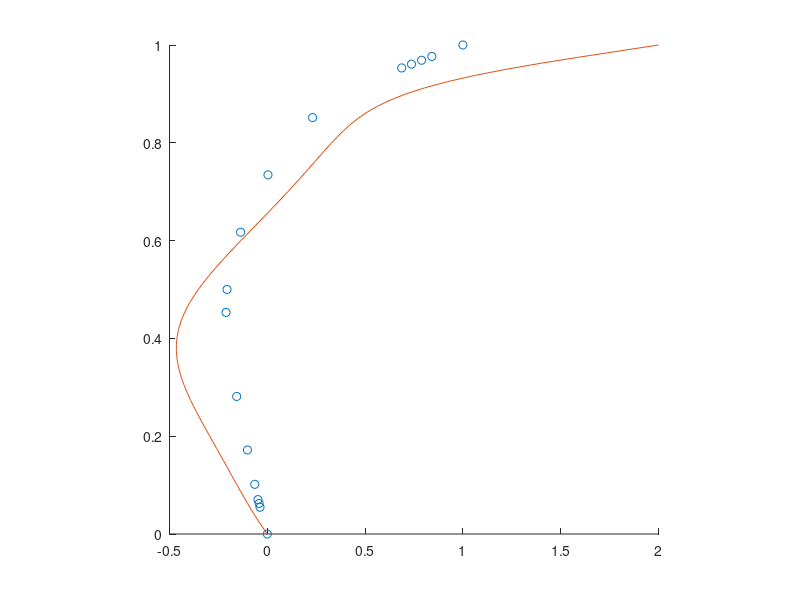
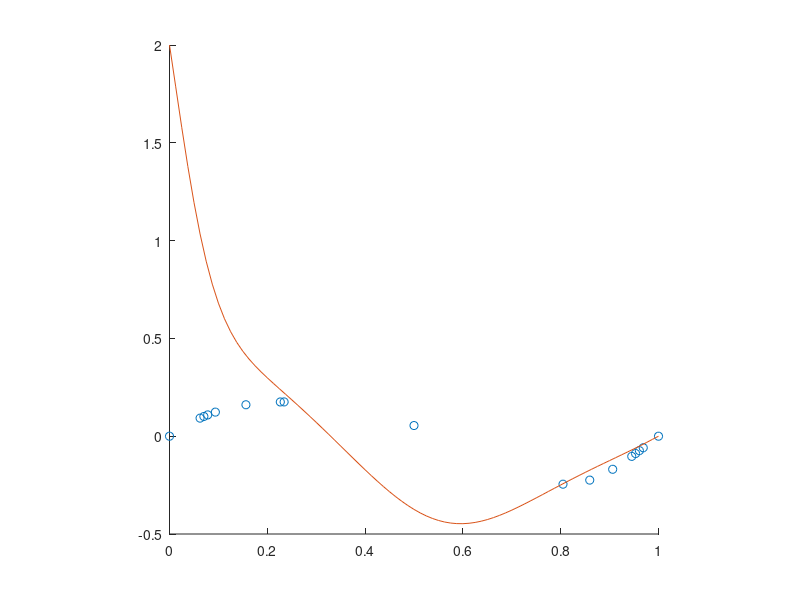
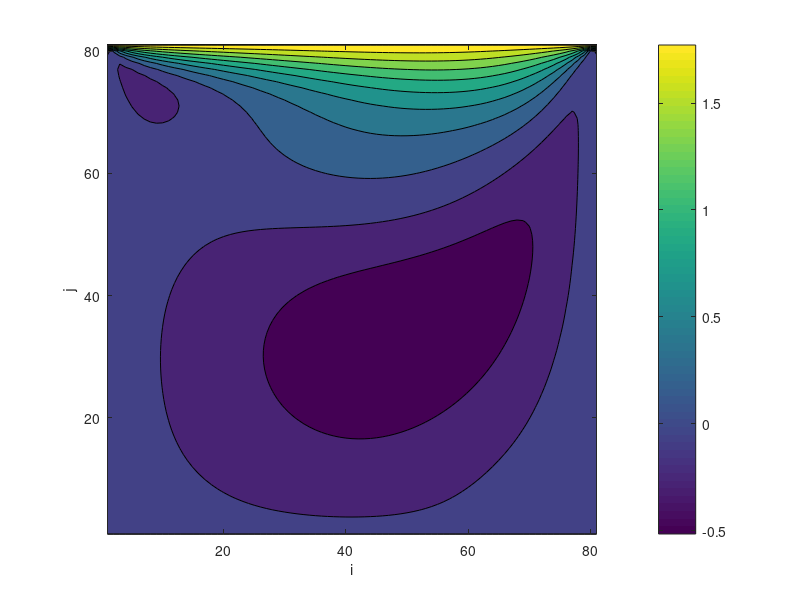
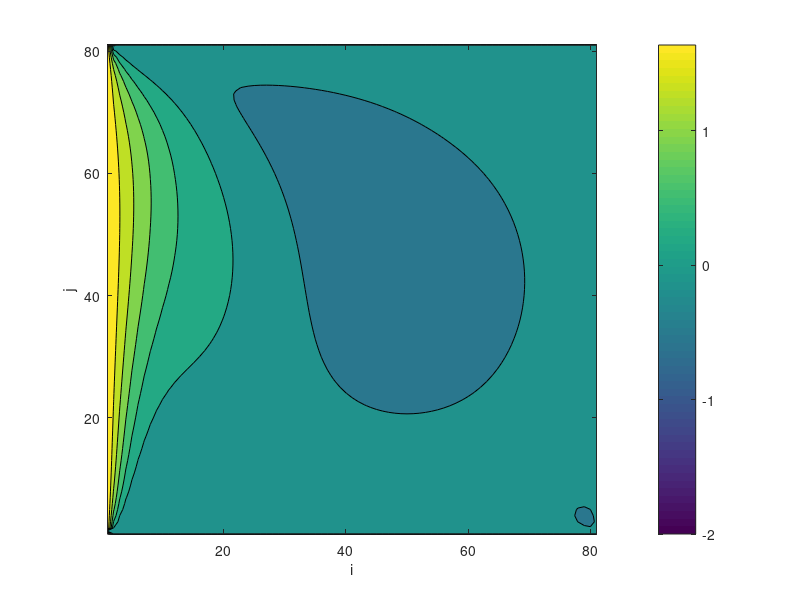

These charts were generated, in order, by the following MATLAB code:
%% Display position
x_shift=-3800;
y_shift=0;
 
%% Benchmark
x_b=[0 0.0625 0.0703 0.0781 0.0938 0.1563 0.2266 0.2344 0.5000 0.8047 0.8594 0.9063 0.9453 0.9531 0.9609 0.9688 1.0];
y_b=[0 0.0547 0.0625 0.0703 0.1016 0.1719 0.2813 0.4531 0.5000 0.6172 0.7344 0.8516 0.9531 0.9609 0.9688 0.9766 1.0];
Re_100_v=[0 0.09233 0.10091 0.10890 0.12317 0.16077 0.17507 0.17527 0.05454 -0.24533 -0.22445 -0.16914 -0.10313 -0.08864 -0.07391 -0.05906 0];
Re_100_u=[0 -0.03717 -0.04192 -0.04775 -0.06434 -0.10150 -0.15662 -0.21090 -0.20581 -0.13641 0.00332 0.23151 0.68717 0.73722 0.78871 0.84123 1];
%grid point
for i=1:81
    pt(i)=(i-1)/80;
end
%% Load data
load u.dat
load v.dat
load p.dat
% load pred_p.dat

%% Post-process
u=u.';
v=v.';
p=p.';
% pred_p=pred_p.';
velocity=(u.^2+v.^2).^0.5;

%% Plot
% Benchmark-u
figure(1)
hold on
plot(Re_100_u, y_b, 'o')
plot(u(:, 41), pt)
axis square
hold off
set(gcf,'position',[x_shift+0 y_shift+500 500 500])

% Benchmark-v
figure(2)
hold on
plot(x_b, Re_100_v, 'o')
plot(pt, v(41, :))
axis square
hold off
set(gcf,'position',[x_shift+0 y_shift+0 500 500])

% u
figure(3)
contourf(u);
xlabel('i')
ylabel('j')
colorbar
axis square
set(gcf,'position',[x_shift+800 y_shift+500 500 500])

% v
figure(4)
contourf(v);
xlabel('i')
ylabel('j')
colorbar
axis square
set(gcf,'position',[x_shift+1300 y_shift+500 500 500])

% velocity
figure(5)
imagesc(velocity);
xlabel('i')
ylabel('j')
colorbar
axis square
set(gca,'YDir','normal') 
set(gcf,'position',[x_shift+1050 y_shift+500 500 500])

% p
figure(6)
imagesc(p);
xlabel('i')
ylabel('j')
colorbar
axis square
set(gca,'YDir','normal') 
set(gcf,'position',[x_shift+800 y_shift+0 500 500])

% p_pred
% figure(7)
% imagesc(pred_p);
% xlabel('i')
% ylabel('j')
% colorbar
% axis square
% set(gca,'YDir','normal') 
% set(gcf,'position',[x_shift+1300 y_shift+0 500 500])

